Frame 1 (no input): blank canvas, image omitted
Frame 60 (no input): blank canvas, image omitted
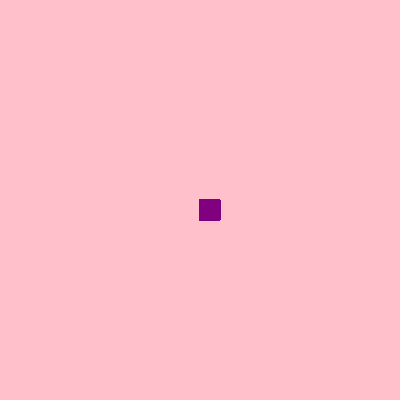
Frame 120 (the mouse pressed at the canvas centre since frame 60)

The p5.js sketch whose frames 1 and 60 were blank and that drew this single picture after the mouse press (run headless with seeded random() and noise() and a simulated clock; from frame 60 on, the mouse is pressed at the canvas centre):

// p5.js sketch
// ── sketch.js
function setup() {
  createCanvas(400, 400);
  background("pink");
}

function draw() {
  stroke("purple");
  fill("purple");   

     if(mouseIsPressed)  {
     rect(mouseX, mouseY, 20, 20);
   }
}
